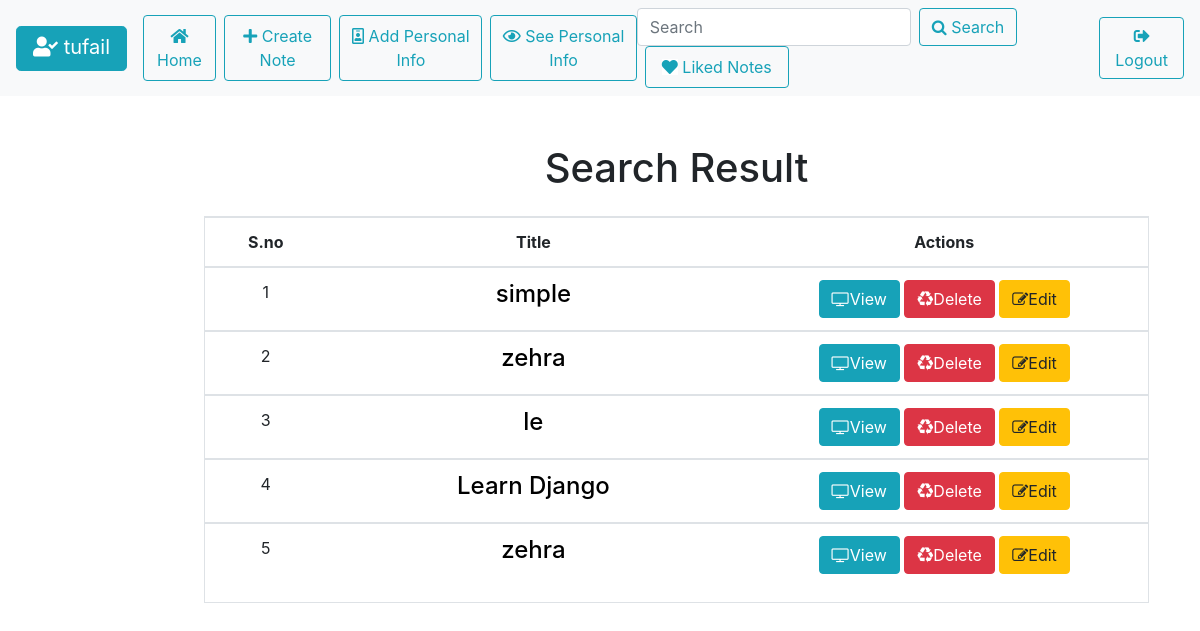
Screenshot of /search/ (signed in) with the database file from the repository.
### main/models.py (models this page shows)
class Post(models.Model):
    user=models.ForeignKey(User,on_delete=models.CASCADE,null=True)
    title=models.CharField(max_length=50)
    body=models.TextField(max_length=500)
    time=models.DateTimeField(auto_now_add=True)
    fav=models.ManyToManyField(User,related_name='fav',blank=True)

### main/views.py (the view)
# urls.py: path('search/',Search.as_view(),name='search'),
class Search(ListView):
    model=Post
    template_name="search.html"
    paginate_by=5
    def get_queryset(self):
        title=self.request.GET.get("title","")
        print(title)
        queryset=Post.objects.filter(title__icontains=title)
        print(queryset)
        return queryset

### main/templates/search.html (shortened to what this page needs)
{% extends 'base.html' %}
{% load static %}
{% block content %}
<div class="container my-4 mx-4 text-center " style="padding-left: 180px; margin-left: 30px;">
    {% if not object_list %}
    <h1>No Search Result ! </h1>
    {% else %}
    <h1>Search Result</h1>
      <div class="border mt-4">
        <table  class="mx-auto table table-hover bg-white">
          <thead>
          <tr>
          <th scope="col" style="width:1%">S.no</th>
          <th scope="col" style="width: 5%;">Title</th>
          <th scope="col" style="width: 5%;">Actions</th>
        </tr>
      </thead>
      {% for post in object_list %}
        <tbody>
          <tr>
            <td>{{forloop.counter}}</td>
            <td><a href="{% url 'postdetail' post.id %}" style="color: black;"><h4>{{post.title}}</h4></a></td>
            <td ><a type="button" class="btn btn-info" href="{% url 'postdetail' post.id %}"><i class="fa fa-television"></i>View</a>
              <a type="button" class="btn btn-danger" href="{% url 'delete' post.id %}"><i class="fa fa-recycle"></i>Delete</a>
              <a type="button" class="btn btn-warning" href="{% url 'updatepost' post.id %}"><i class="fa fa-edit"></i>Edit</a>
          </td>
          </tr>
        </tbody>
        {% endfor %}
        </table>
      </div>
      {% endif %}
</div>
{% endblock content %}

### main/templates/base.html (shortened to what this page needs)
<!DOCTYPE html>
{% load static %}
<html lang="en">
  <head>
    <link rel="stylesheet" href="https://pro.fontawesome.com/releases/v5.10.0/css/all.css"/>
    <link rel="stylesheet" href="https://cdnjs.cloudflare.com/ajax/libs/font-awesome/4.7.0/css/font-awesome.min.css">
    <link rel="stylesheet" href="{% static 'blog/css/bootstrap.min.css' %}" />
  </head>
  <body>
    <nav class="navbar navbar-expand-lg navbar-white bg-light">
        <a class="navbar-brand btn btn-info btn-lg  text-white" style="height: 45px;" href="{% url 'home' %}" style="border-radius: 20px;"><i class="fas fa-user-check"></i> {{request.user}}</a>
        <div class="collapse navbar-collapse" id="navbarNav">
          <ul class="navbar-nav">
            <li class="nav-item">
              <a class="nav-link {{homee}} btn btn-outline-info" href="{% url 'home' %}"><i class="fas fa-home"></i> Home <span class="sr-only">(current)</span></a>
            </li>
            <li class="nav-item active">
              <a class="nav-link {{createpost}} btn btn-outline-info ml-2" href="{% url 'createpost' %}"  ><i class="fas fa-plus"></i>  Create Note</a>
            </li>
            <li class="nav-item">
              <a class="nav-link {{addpersonal}} btn btn-outline-info ml-2" href="{% url 'personal' %}" ><i class="far fa-id-badge"></i>   Add Personal Info</a>
            </li>
            <li class="nav-item">
              <a class="nav-link {{show}} btn btn-outline-info ml-2" href="{% url 'showpersonal'%}"><i class="far fa-eye"></i>  See Personal Info</a>
            </li>
          </ul>
        </div>
        {% if request.user.is_authenticated %}
        <form class="form-inline my-2 my-lg-0" method="GET" action="{% url 'search' %}">
          <input class="form-control mr-sm-2" type="search" placeholder="Search"
          aria-label="Search" name='title'>
          <button type="submit" class="btn btn-outline-info"><i class="fa fa-search "></i> Search</button>
          <a href="{% url 'allfav' %}" class="btn btn-outline-info ml-2 nav-link {{liked}}"><i class="fas fa-heart text-info bg-white bt-lg"></i> Liked Notes</a>
        </form>
        {% endif %}
       {% if request.user.is_authenticated %}
       <a href="{% url 'logout' %}" class="btn btn-outline-info ml-2"><i class="fas fa-sign-out-alt"></i>Logout</a>
       {% else %}
       <a href="{% url 'signup' %}" class="btn btn-outline-info ml-2"><i class="fas fa-user-plus"></i> SignUp</a>
       <a href="{% url 'login' %}" class="btn btn-outline-info ml-2"><i class="fas fa-sign-in-alt"></i> Login</a>
       {% endif %}
      </nav>
      <br>
    {% block content %}
    {% endblock content %}
  </body>
</html>

### rows the page displays
Post: title "simple"
Post: title "zehra"
Post: title "le"
Post: title "Learn Django"
Post: title "zehra"

### other values shown
{{ request.user }} "tufail"
